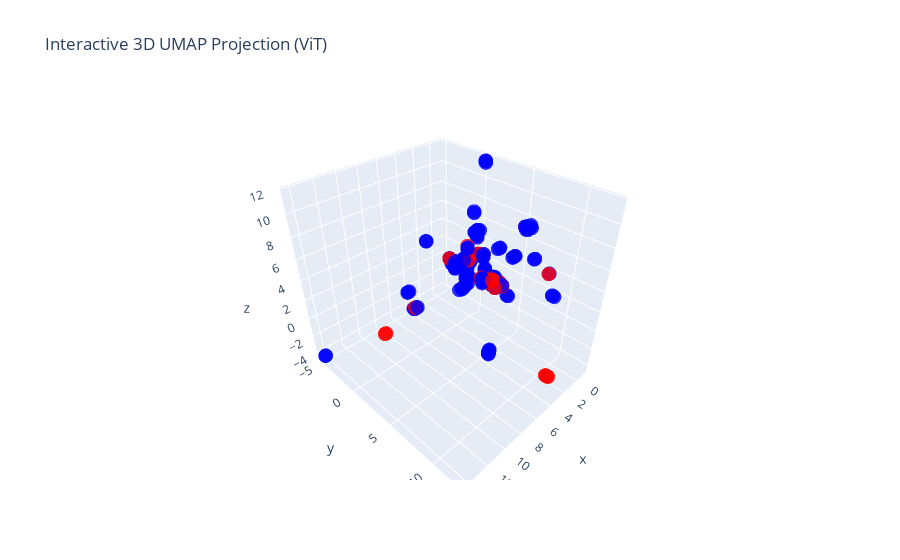

Notebook code for this chart:
### Code cell
fig = go.Figure(data=[go.Scatter3d(
    x=results_vit[:, 0], y=results_vit[:, 1], z=results_vit[:, 2],
    mode='markers',
    marker=dict(size=5, color=colors_vit, opacity=0.8)
)])

fig.update_layout(
    title="Interactive 3D UMAP Projection (ViT)",
)

fig.show()

### Figure 1 — Plotly figure (JSON) as saved in the notebook; plotly's stock layout.template omitted (floating-point values rounded to 4 significant figures; data arrays with more than 128 entries replaced by an {"elided": "..."} marker saying what was removed)
{"data": [{"marker": {"color": {"elided": "213 str values"}, "opacity": 0.8, "size": 5}, "mode": "markers", "type": "scatter3d", "x": {"elided": "213 float values"}, "y": {"elided": "213 float values"}, "z": {"elided": "213 float values"}}], "layout": {"title": {"text": "Interactive 3D UMAP Projection (ViT)"}}}
